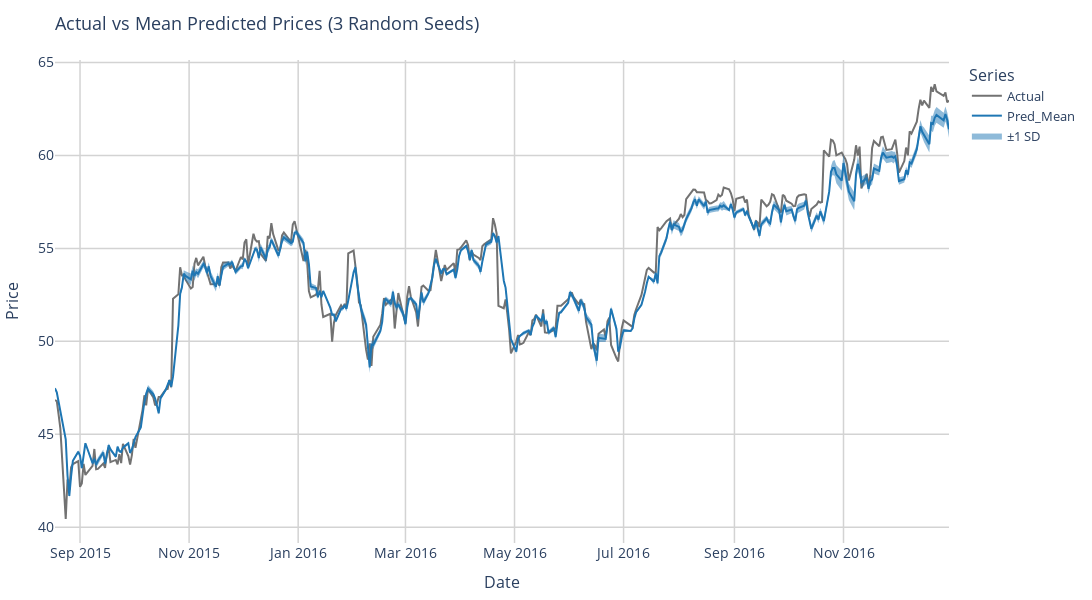

The notebook cell this image was saved under:
### Code cell
### >> Plotly: Actual vs Predicted Price 
import plotly.graph_objects as go; fig = go.Figure()

# Actual line (gray)
fig.add_trace(go.Scatter(x=results_all["Date"], y=results_all["Actual"],
                         mode='lines', name='Actual',line=dict(color='#727272', width=2)))

# Mean predicted line (blue)
fig.add_trace(go.Scatter(x=results_all["Date"], y=results_all["Pred_Mean"],
                         mode='lines', name='Pred_Mean', line=dict(color='#1f77b4', width=2)))

# ±1 SD shaded band
fig.add_trace(go.Scatter(x=pd.concat([results_all["Date"], results_all["Date"][::-1]]),
                         y=pd.concat([results_all["Pred_Mean"] + results_all["Pred_Std"],
                                      (results_all["Pred_Mean"] - results_all["Pred_Std"])[::-1]]),
    fill='toself',
    fillcolor='rgba(31, 119, 180, 0.5)',
    line=dict(color='rgba(255,255,255,0)'),
    hoverinfo="skip",
    name='±1 SD'
))

# Layout with stronger grid
fig.update_layout(width=1200,height=600,
                title_font_size=20, xaxis_title_font_size=16,yaxis_title_font_size=16,legend_title_font_size=14,
                    #   plot_bgcolor=plot_bgcolor,        # plot area background
                    #   paper_bgcolor=background_color,   # figure background
                margin=dict(l=50, r=50, t=60, b=50),
    
                title="Actual vs Mean Predicted Prices (3 Random Seeds)",
                xaxis_title="Date",
                yaxis_title="Price",
                template="plotly_white",
                legend_title="Series",
                font=dict(size=13),
                hovermode="x unified",
                xaxis=dict(
                    showgrid=True,
                    gridcolor='lightgray',
                    gridwidth=1.5  # increase grid thickness
                ),
                yaxis=dict(
                    showgrid=True,
                    gridcolor='lightgray',
                    gridwidth=1.5  # increase grid thickness
                )
            )

fig.update_xaxes(tickfont=dict(size=14))
fig.update_yaxes(tickfont=dict(size=14))
fig.show()

### Figure 1 — Plotly figure (JSON) as saved in the notebook; plotly's stock layout.template omitted (floating-point values rounded to 4 significant figures; data arrays with more than 128 entries replaced by an {"elided": "..."} marker saying what was removed)
{"data": [{"line": {"color": "#727272", "width": 2}, "mode": "lines", "name": "Actual", "type": "scatter", "x": {"elided": "347 str values"}, "y": {"elided": "347 float values"}}, {"line": {"color": "#1f77b4", "width": 2}, "mode": "lines", "name": "Pred_Mean", "type": "scatter", "x": {"elided": "347 str values"}, "y": {"elided": "347 float values"}}, {"fill": "toself", "fillcolor": "rgba(31, 119, 180, 0.5)", "hoverinfo": "skip", "line": {"color": "rgba(255,255,255,0)"}, "name": "±1 SD", "type": "scatter", "x": {"elided": "694 str values"}, "y": {"elided": "694 float values"}}], "layout": {"font": {"size": 13}, "height": 600, "hovermode": "x unified", "legend": {"title": {"text": "Series"}}, "margin": {"b": 50, "l": 50, "r": 50, "t": 60}, "title": {"text": "Actual vs Mean Predicted Prices (3 Random Seeds)"}, "width": 1200, "xaxis": {"gridcolor": "lightgray", "gridwidth": 1.5, "showgrid": true, "tickfont": {"size": 14}, "title": {"text": "Date"}}, "yaxis": {"gridcolor": "lightgray", "gridwidth": 1.5, "showgrid": true, "tickfont": {"size": 14}, "title": {"text": "Price"}}}}
